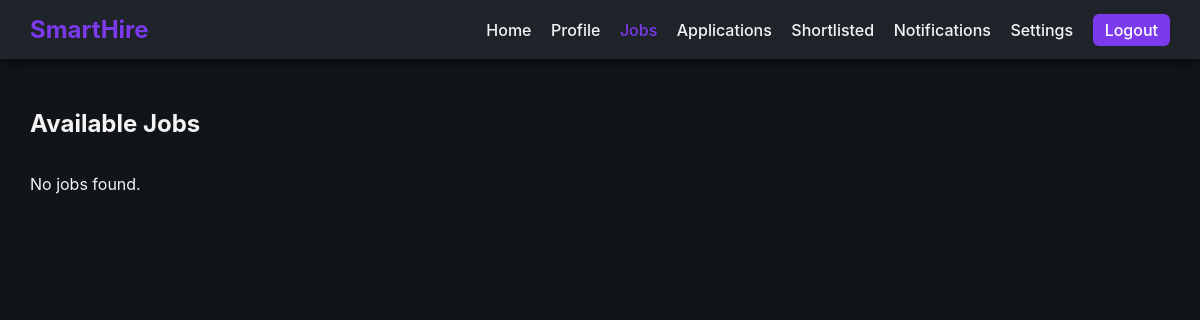
Before: /candidate_joblist/ with the older database file.
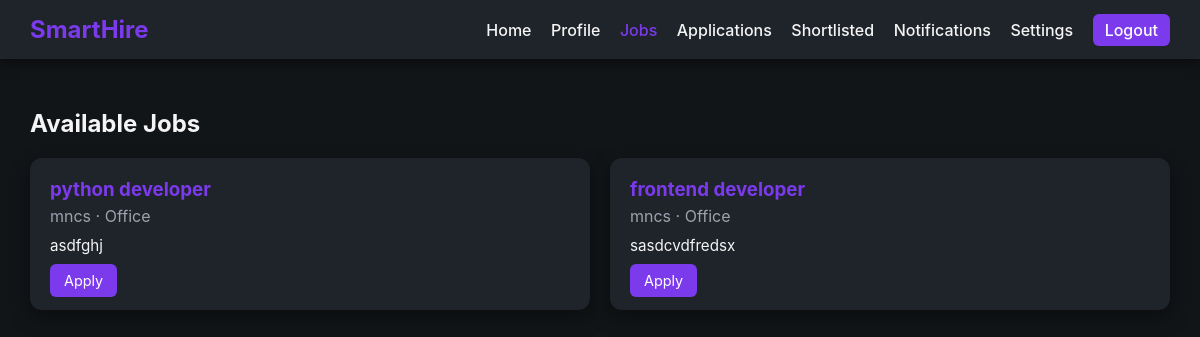
After: the same page with the newer database file.
### Screener/models.py (models this page shows, shortened)
class Job(models.Model):
    JOB_LOCATION_CHOICES = (
        ('Remote', 'Remote'),
        ('Office', 'On Site'),
        ('Hybrid', 'Hybrid'),
    )
    JOB_TYPE_CHOICES = (
        ('Full-Time', 'Full-Time'),
        ('Internship', 'Internship'),
        ('Contract', 'Contract'),
    )
    EXPERIENCE_TYPE_CHOICES = (
        ('Fresher', 'Fresher'),
        ('Experienced', 'Experienced Professional'),
    )
    STATUS_CHOICES = (
        ('active', 'Active'),
        ('closed', 'Closed'),
    )
    company = models.ForeignKey(Company, on_delete=models.CASCADE)
    title = models.CharField(max_length=200)
    location = models.CharField(max_length=20, choices=JOB_LOCATION_CHOICES)
    job_type = models.CharField(max_length=20, choices=JOB_TYPE_CHOICES)
    experience_type = models.CharField(max_length=30, choices=EXPERIENCE_TYPE_CHOICES)
    min_experience = models.PositiveIntegerField(null=True, blank=True)
    max_experience = models.PositiveIntegerField(null=True, blank=True)
    min_salary = models.PositiveIntegerField(null=True, blank=True)
    max_salary = models.PositiveIntegerField(null=True, blank=True)
    skills = models.CharField(max_length=300)
    description = models.TextField()
    status = models.CharField(
        max_length=20,
        choices=STATUS_CHOICES,
        default='active'
    )
    created_at = models.DateTimeField(auto_now_add=True)

class Company(models.Model):
    user = models.OneToOneField(Profile, on_delete=models.CASCADE)
    logo = models.ImageField(upload_to='company/logos/', null=True, blank=True)
    name = models.CharField(max_length=200)
    website = models.URLField(max_length=300, null=True, blank=True)
    industry = models.CharField(max_length=200, null=True, blank=True)
    size = models.CharField(
        max_length=50,
        choices=[
            ('1-10 employees', '1-10 employees'),
            ('10-50 employees', '10-50 employees'),
            ('50-200 employees', '50-200 employees'),
            ('200-500 employees', '200-500 employees'),
            ('500+ employees', '500+ employees'),
        ],
        null=True,
        blank=True
    )
    location = models.CharField(max_length=200, null=True, blank=True)
    about = models.TextField(null=True, blank=True)
    linkedin = models.URLField(max_length=300, null=True, blank=True)
    twitter = models.URLField(max_length=300, null=True, blank=True)
    created_at = models.DateTimeField(auto_now_add=True)

### Screener/views.py (the view)
# urls.py: path('candidate_joblist/',views.candidate_joblist,name='candidate_joblist'),
def candidate_joblist(request):
    jobs = Job.objects.all()
    return render(request,'candidate/candidate_joblist.html',{'jobs':jobs})

### Screener/templates/candidate/candidate_joblist.html (shortened to what this page needs)
{% load static %}
<!DOCTYPE html>
<html lang="en">
<head>
  <link rel="stylesheet" href="{% static 'css/candidate/candidate_joblist.css' %}">
  <link rel="stylesheet" href="https://cdnjs.cloudflare.com/ajax/libs/font-awesome/6.4.0/css/all.min.css"/>
</head>
<body>
  <header class="dashboard-header">
    <div class="logo">SmartHire</div>
    <nav>
      <a href="{% url 'candidate' %}">Home</a>
      <a href="{% url 'candidate_profile' %}">Profile</a>
      <a class="active" href="{% url 'candidate_joblist' %}">Jobs</a>
      <a href="{% url 'candidate_applications' %}">Applications</a>
      <a href="{% url 'candidate_shortlist' %}">Shortlisted</a>
      <a href="{% url 'candidate_notification' %}">Notifications</a>
      <a href="{% url 'candidate_settings' %}">Settings</a>
      <a href="{% url 'home' %}" class="btn-logout">Logout</a>
    </nav>
  </header>
  <main class="dashboard-content">
    <div class="jobs-container">
      <h2>Available Jobs</h2>
      <div class="job-list">
        {% for j in jobs %}
        <div class="job-card">
          <h3>{{ j.title }}</h3>
          <div class="company">{{ j.company.name }} · {{ j.location }}</div>
          <div class="desc">
            {{ j.description|truncatewords:20 }}
          </div>
          <div class="job-actions">
            <a href="{% url 'view_job' %}" class="btn-apply">Apply</a>
          </div>
        </div>
        {% empty %}
        <p>No jobs found.</p>
        {% endfor %}
      </div>
    </div>
  </main>
</body>
</html>

### Screener/static/css/candidate/candidate_joblist.css (style rules this page uses)
:root { --bg: #121518; --card-bg: #1f242a; --accent: #7c3aed; --text: #f4f4f5; --muted: #9ca3af; font-family: 'Inter', sans-serif; }
body { margin: 0; background: var(--bg); color: var(--text); }
.dashboard-header { display: flex; justify-content: space-between; align-items: center; padding: 15px 30px; background: var(--card-bg); box-shadow: 0 4px 12px rgba(0, 0, 0, 0.5); }
.dashboard-header .logo { font-size: 24px; font-weight: bold; color: var(--accent); }
.dashboard-header nav a { margin-left: 15px; text-decoration: none; color: var(--text); font-weight: 500; transition: 0.3s; }
.dashboard-header nav a:hover, .dashboard-header nav .active { color: var(--accent); }
.dashboard-header nav .btn-logout { background: var(--accent); padding: 6px 12px; border-radius: 6px; color: #fff; }
.dashboard-content { padding: 30px; }
.jobs-container h2 { margin-bottom: 20px; }
.job-list { display: grid; grid-template-columns: repeat(auto-fit, minmax(280px, 1fr)); gap: 20px; }
.job-card { background: var(--card-bg); padding: 20px; border-radius: 12px; box-shadow: 0 8px 20px rgba(0,0,0,0.4); transition: transform 0.3s, box-shadow 0.3s; }
.job-card h3 { margin: 0; color: var(--accent); }
.job-card .company { color: var(--muted); margin: 5px 0 10px 0; }
.job-card .desc { color: var(--text); font-size: 0.95rem; margin-bottom: 15px; }
.job-actions a { text-decoration: none; padding: 8px 14px; border-radius: 6px; font-size: 0.9rem; margin-right: 8px; transition: 0.3s; }
.btn-apply { background: var(--accent); color: #fff; }

Changed rows visible on the page:
added Job: title "python developer", company.name "mncs", location "Office", description "asdfghj"
added Job: title "frontend developer", company.name "mncs", location "Office", description "sasdcvdfredsx"
Other visible differences:
text no longer shown: "No jobs found."
